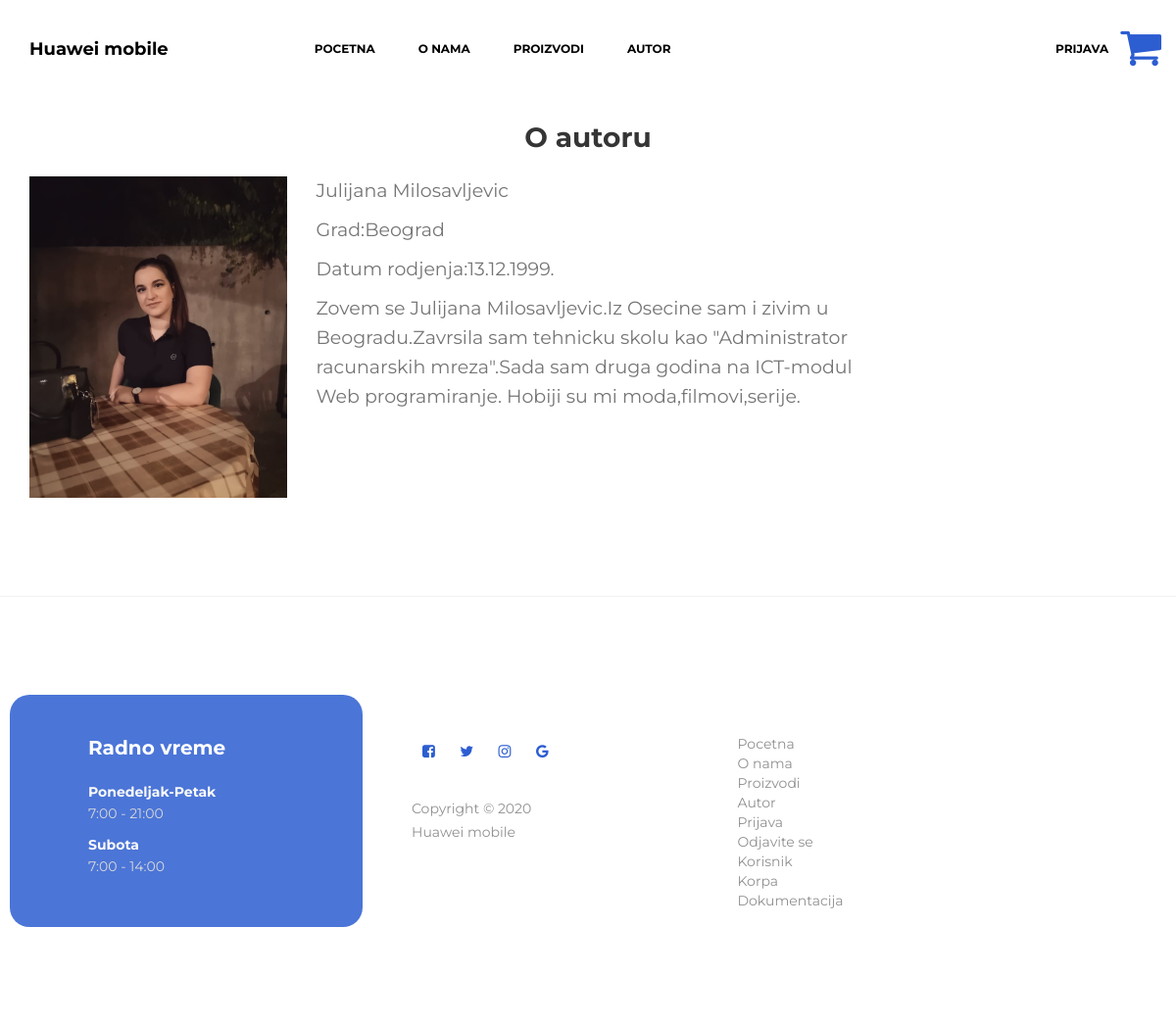
Page /oautoru.php on the committed database.
### tables this page shows
CREATE TABLE `meni` (
  `id` int(11) NOT NULL,
  `link` varchar(100) NOT NULL,
  `tekst` varchar(100) NOT NULL,
  `redosled` int(11) NOT NULL
);

### futer.php (the view)
<footer id="footer" data-stellar-background-ratio="0.5">
 <div class="container">
 <div class="row">
 <div class="col-md-4 col-sm-8">
 <div class="footer-info footer-open-hour">
 <div class="section-title">
 <h2 class="wow fadeInUp" data-wow-delay="0.2s">Radno vreme</h2>
 </div>
 <div class="wow fadeInUp" data-wow-delay="0.4s">
 <div>
 <strong>Ponedeljak-Petak</strong>
 <p>7:00 - 21:00</p>
 </div>
 <div>
 <strong>Subota</strong>
 <p>7:00 - 14:00</p>
 </div>
 </div>
 </div>
 </div>
 <div class="col-lg-3 col-md-2 col-sm-2">
 <ul class="wow fadeInUp social-icon" data-wow-delay="0.4s">
 <li><a href="#" class="fa fa-facebook-square" attr="facebook icon"></a></li>
 <li><a href="#" class="fa fa-twitter"></a></li>
 <li><a href="#" class="fa fa-instagram"></a></li>
 <li><a href="#" class="fa fa-google"></a></li>
 </ul>
 <div class="wow fadeInUp copyright-text" data-wow-delay="0.8s">
 <p><br>Copyright &copy; 2020 <br>Huawei mobile
 <br><br>
 </div>
 </div>
 <div class="col-lg-3 col-md-2 col-sm-2 futer">
 <?php
 include "konekcija.php";
 $upit = "SELECT * from meni ORDER BY redosled";
 $rezultat = $konekcija->query($upit);
 if($rezultat){
 $rez = $rezultat->fetchAll();
 $ispis = "<ul>";
 foreach ($rez as $red) {
 if($red->link == "korpa.php")
 $ispis .= "<li><a href='".$red->link."'>".'Korpa'."</a></li>";
 else
 $ispis .= "<li><a href='".$red->link."'>".$red->tekst."</a></li>";
 }
 $ispis .= "</ul>";
 echo $ispis;
 }
 else{
 echo "Greska u bazi";
 }
 ?>
 </div>
 </div>
 </div>
 </footer>

### meni2.php (shortened to what this page needs)
<section class="navbar custom-navbar navbar-fixed-top" role="navigation">
 <div class="container">
 <div class="navbar-header">
 <a href="index.php" class="navbar-brand">Huawei mobile</a>
 </div>
 <div class="collapse navbar-collapse">
 <?php
 include "konekcija.php";
 $upit = "SELECT * from meni ORDER BY redosled";
 $rezultat = $konekcija->query($upit);
 if($rezultat){
 $rez = $rezultat->fetchAll();
 $ispis = "";
 $ispis.="<ul class='nav navbar-nav navbar-nav-first'>";
 foreach ($rez as $red) {
 if($red->tekst == "Prijava"){
 break;
 }
 $ispis.="<li><a href='".$red->link."'class='smoothScroll'>".$red->tekst."</a></li>";
 }
 $ispis.="</ul>";
 $ispis.="<ul class='nav navbar-nav navbar-right'>";
 foreach ($rez as $red) {
 if($red->tekst == "Prijava"){
 if(isset($_SESSION['korisnik'])){
 continue;
 }
 else{
 $ispis.="<li><a href='".$red->link."'>".$red->tekst."</a></li>";
 }
 }
 else if ($red->tekst == "Odjavite se") {
 if(!isset($_SESSION['korisnik'])){
 continue;
 }
 else{
 $ispis.="<li><a href='".$red->link."'>".$red->tekst."</a></li>";
 }
 }
 else if($red->tekst == "Korisnik"){
 if(!isset($_SESSION['korisnik'])){
 continue;
 }
 else
 $ispis .= "<li><a href='".$red->link."'>".$red->tekst."</a></li>";
 }
 if($red->link == "korpa.php"){
 $ispis.="<a href='".$red->link."'class='korpa'>"."<i class='fa fa-shopping-cart' aria-hidden='true'></i></a>";
 }
 }
 $ispis.="</ul>";
 echo $ispis;
 }
 else{
 echo "Nema konekcije";
 }
 ?>
 </div>
 </div>
</section>

### css/style.css (style rules this page uses)
.fa { font-size: 45px; color: #2c5dd1 }
.korpa { display: inline-block !important; }
a { text-decoration: none; }
ul { list-style-type: none; }
.futer { margin-top: 20px; }

### css/templatemo-style.css (style rules this page uses)
body { background: #ffffff; font-family: 'Montserrat', sans-serif; overflow-x: hidden; }
h1,h2,h3,h4,h5,h6 { font-weight: bold; line-height: inherit; }
h2 { color: #353535; font-size: 2em; padding-bottom: 10px; }
p { color: #757575; font-size: 14px; font-weight: normal; line-height: 24px; }
html { -webkit-font-smoothing: antialiased; }
a { color: #252525; -webkit-transition: 0.5s; transition: 0.5s; text-decoration: none !important; }
.section-title { padding-bottom: 40px; }
.section-title h2 { margin: 0; }
section { position: relative; padding: 100px 0; }
.custom-navbar { border: none; margin-bottom: 0; padding: 25px 0; }
.custom-navbar .navbar-brand { color: #000; font-size: 18px; font-weight: bold; }
.custom-navbar .navbar-nav.navbar-nav-first { margin-left: 8em; }
.navbar-right { position: relative; }
.custom-navbar .navbar-nav.navbar-right li a { padding-right: 12px; padding-left: 12px; }
.custom-navbar .nav li a { font-size: 12px; font-weight: bold; color: #000; padding-right: 22px; padding-left: 22px; text-transform: uppercase; }
@media (min-width:768px) { .custom-navbar { border-bottom: 0; background: 0 0; } }
.fa { font-size: 45px; color: #2c5dd1; }
.korpa { display: inline-block !important; }
a { text-decoration: none; }
ul { list-style-type: none; }
.futer { margin-top: 20px; }
footer { border-top: 1px solid rgba(0,0,0,0.05); padding: 120px 0; padding-bottom: 80px; }
footer .section-title { padding-bottom: 10px; }
footer h2 { font-size: 20px; }
footer a, footer p { color: #909090; }
footer strong { color: #d9d9d9; }
.footer-info, footer .social-icon { margin-top: 20px; }
.footer-open-hour { background-size: cover; border-radius: 20px; margin-top: 0; padding: 40px 0 40px 80px; overflow: hidden; position: relative; z-index: 22; right: 20px; bottom: 20px; }
.footer-open-hour::after { background: #2c5dd1; opacity: 0.85; content: ""; position: absolute; top: 0; right: 0; bottom: 0; left: 0; width: 100%; height: 100%; z-index: -2222; }
.footer-open-hour h2 { color: #ffffff; }
.footer-open-hour p { color: #d9d9d9; }
.footer-open-hour strong { color: #f9f9f9; }
.social-icon { position: relative; padding: 0; margin: 0; }
.social-icon li { display: inline-block; list-style: none; margin-bottom: 5px; }
.social-icon li a { border-radius: 100px; color: #2c5dd1; font-size: 15px; width: 35px; height: 35px; line-height: 35px; text-decoration: none; text-align: center; transition: all 0.4s ease-in-out; position: relative; }

### rows in the picture
meni: tekst "POCETNA", tekst "Pocetna"
meni: tekst "O NAMA", tekst "O nama"
meni: tekst "PROIZVODI", tekst "Proizvodi"
meni: tekst "AUTOR", tekst "Autor"
meni: tekst "PRIJAVA", tekst "Prijava"
meni: tekst "Odjavite se"
meni: tekst "Korisnik"
meni: tekst "Dokumentacija"
